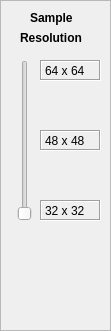
    <widget class="QFrame" name="frame">
     <property name="geometry">
      <rect>
       <x>340</x>
       <y>310</y>
       <width>111</width>
       <height>331</height>
      </rect>
     </property>
     <property name="frameShape">
      <enum>QFrame::StyledPanel</enum>
     </property>
     <property name="frameShadow">
      <enum>QFrame::Raised</enum>
     </property>
     <widget class="QLabel" name="sampleSizeLabel_2">
      <property name="geometry">
       <rect>
        <x>20</x>
        <y>30</y>
        <width>81</width>
        <height>17</height>
       </rect>
      </property>
      <property name="text">
       <string>&lt;html&gt;&lt;head/&gt;&lt;body&gt;&lt;p&gt;&lt;span style=&quot; font-weight:600;&quot;&gt;Resolution&lt;/span&gt;&lt;/p&gt;&lt;/body&gt;&lt;/html&gt;</string>
      </property>
     </widget>
     <widget class="QLabel" name="sampleSizeLabel">
      <property name="geometry">
       <rect>
        <x>30</x>
        <y>10</y>
        <width>66</width>
        <height>17</height>
       </rect>
      </property>
      <property name="text">
       <string>&lt;html&gt;&lt;head/&gt;&lt;body&gt;&lt;p&gt;&lt;span style=&quot; font-weight:600;&quot;&gt;Sample&lt;/span&gt;&lt;/p&gt;&lt;/body&gt;&lt;/html&gt;</string>
      </property>
     </widget>
     <widget class="QSlider" name="sampleSizeSlider">
      <property name="geometry">
       <rect>
        <x>10</x>
        <y>60</y>
        <width>29</width>
        <height>161</height>
       </rect>
      </property>
      <property name="orientation">
       <enum>Qt::Vertical</enum>
      </property>
     </widget>
     <widget class="QLabel" name="imageSizeText_2">
      <property name="geometry">
       <rect>
        <x>40</x>
        <y>60</y>
        <width>61</width>
        <height>21</height>
       </rect>
      </property>
      <property name="frameShape">
       <enum>QFrame::Box</enum>
      </property>
      <property name="frameShadow">
       <enum>QFrame::Sunken</enum>
      </property>
      <property name="text">
       <string>64 x 64</string>
      </property>
     </widget>
     <widget class="QLabel" name="imageSizeText_4">
      <property name="geometry">
       <rect>
        <x>40</x>
        <y>200</y>
        <width>61</width>
        <height>21</height>
       </rect>
      </property>
      <property name="frameShape">
       <enum>QFrame::Box</enum>
      </property>
      <property name="frameShadow">
       <enum>QFrame::Sunken</enum>
      </property>
      <property name="text">
       <string>32 x 32</string>
      </property>
     </widget>
     <widget class="QLabel" name="imageSizeText_3">
      <property name="geometry">
       <rect>
        <x>40</x>
        <y>130</y>
        <width>61</width>
        <height>21</height>
       </rect>
      </property>
      <property name="frameShape">
       <enum>QFrame::Box</enum>
      </property>
      <property name="frameShadow">
       <enum>QFrame::Sunken</enum>
      </property>
      <property name="text">
       <string>48 x 48</string>
      </property>
     </widget>
    </widget>
